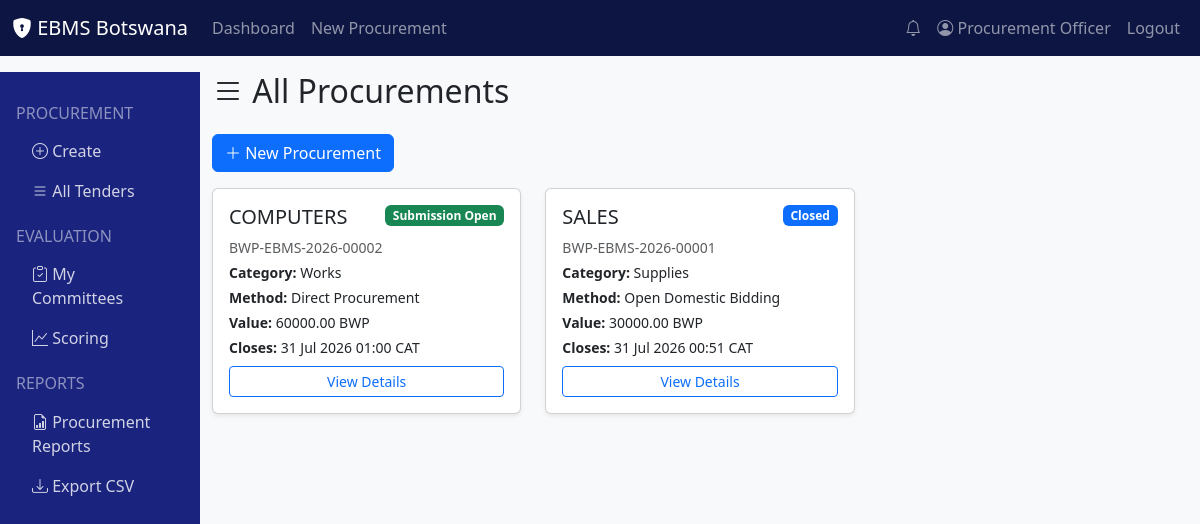
The page /procurement/list (signed in) on the database its author committed.
### models/user.py (models this page shows, shortened)
class User(UserMixin, db.Model):
    __tablename__ = 'users'
    id = db.Column(db.Integer, primary_key=True)
    username = db.Column(db.String(80), unique=True, nullable=False, index=True)
    email = db.Column(db.String(120), unique=True, nullable=False, index=True)
    password_hash = db.Column(db.String(256), nullable=False)
    first_name = db.Column(db.String(100), nullable=False)
    last_name = db.Column(db.String(100), nullable=False)
    phone = db.Column(db.String(20))
    department = db.Column(db.String(100))
    is_active = db.Column(db.Boolean, default=True)
    is_verified = db.Column(db.Boolean, default=False)
    mfa_enabled = db.Column(db.Boolean, default=False)
    mfa_secret = db.Column(db.String(100))
    last_login = db.Column(db.DateTime)
    last_ip = db.Column(db.String(45))
    failed_logins = db.Column(db.Integer, default=0)
    locked_until = db.Column(db.DateTime)
    created_at = db.Column(db.DateTime, default=lambda: datetime.now(pytz.timezone('Africa/Gaborone')))
    updated_at = db.Column(db.DateTime, default=lambda: datetime.now(pytz.timezone('Africa/Gaborone')),
                          onupdate=lambda: datetime.now(pytz.timezone('Africa/Gaborone')))
    role_id = db.Column(db.Integer, db.ForeignKey('roles.id'))
    role = db.relationship('Role', back_populates='users')
    procurements = db.relationship('Procurement', foreign_keys='Procurement.created_by',
                                   back_populates='created_by_user', lazy='dynamic')
    committee_memberships = db.relationship('CommitteeMember', back_populates='user', lazy='dynamic')
    audit_logs = db.relationship('AuditLog', back_populates='user', lazy='dynamic')
    notifications = db.relationship('Notification', back_populates='user', lazy='dynamic')
    def get_full_name(self):
        return f"{self.first_name} {self.last_name}"
    def has_role(self, role_name):
        return self.role and self.role.name == role_name

### models/procurement.py (models this page shows, shortened)
class Procurement(db.Model):
    __tablename__ = 'procurements'
    id = db.Column(db.Integer, primary_key=True)
    tender_number = db.Column(db.String(100), unique=True, nullable=False, index=True)
    title = db.Column(db.String(500), nullable=False)
    description = db.Column(db.Text)
    category = db.Column(db.String(50), nullable=False)
    procurement_method = db.Column(db.String(100), nullable=False)
    submission_method = db.Column(db.String(50), default='single_envelope')
    evaluation_method = db.Column(db.String(100))
    estimated_value = db.Column(db.Numeric(15, 2))
    currency = db.Column(db.String(3), default='BWP')
    funding_source = db.Column(db.String(200))
    budget_confirmed = db.Column(db.Boolean, default=False)
    ppra_code = db.Column(db.String(50))
    ppra_sub_code = db.Column(db.String(50))
    ppra_grade = db.Column(db.String(20))
    status = db.Column(db.String(50), default='draft', index=True)
    publication_date = db.Column(db.DateTime)
    closing_date = db.Column(db.DateTime, index=True)
    opening_date = db.Column(db.DateTime)
    cooling_off_end = db.Column(db.DateTime)
    validity_days = db.Column(db.Integer, default=90)
    has_lots = db.Column(db.Boolean, default=False)
    lot_count = db.Column(db.Integer, default=1)
    reservation_scheme = db.Column(db.String(100))
    preference_percentage = db.Column(db.Numeric(5, 2))
    citizen_participation_required = db.Column(db.Boolean, default=False)
    approved_by = db.Column(db.Integer, db.ForeignKey('users.id'))
    approved_at = db.Column(db.DateTime)
    approval_notes = db.Column(db.Text)
    created_by = db.Column(db.Integer, db.ForeignKey('users.id'), nullable=False)
    created_at = db.Column(db.DateTime, default=lambda: datetime.now(pytz.timezone('Africa/Gaborone')))
    updated_at = db.Column(db.DateTime, default=lambda: datetime.now(pytz.timezone('Africa/Gaborone')),
                          onupdate=lambda: datetime.now(pytz.timezone('Africa/Gaborone')))
    created_by_user = db.relationship('User', foreign_keys=[created_by], back_populates='procurements')
    approver = db.relationship('User', foreign_keys=[approved_by])
    documents = db.relationship('ProcurementDocument', back_populates='procurement', lazy='dynamic', cascade='all, delete-orphan')
    workspace = db.relationship('Workspace', back_populates='procurement', uselist=False, cascade='all, delete-orphan')
    bidders = db.relationship('Bidder', back_populates='procurement', lazy='dynamic')
    bid_submissions = db.relationship('BidSubmission', back_populates='procurement', lazy='dynamic')
    bid_openings = db.relationship('BidOpening', back_populates='procurement', lazy='dynamic')
    committees = db.relationship('EvaluationCommittee', back_populates='procurement', lazy='dynamic')
    technical_evaluations = db.relationship('TechnicalEvaluation', back_populates='procurement', lazy='dynamic')
    financial_evaluations = db.relationship('FinancialEvaluation', back_populates='procurement', lazy='dynamic')
    clarifications = db.relationship('Clarification', back_populates='procurement', lazy='dynamic')
    awards = db.relationship('Award', back_populates='procurement', lazy='dynamic')
    complaints = db.relationship('Complaint', back_populates='procurement', lazy='dynamic')
    audit_logs = db.relationship('AuditLog', back_populates='procurement', lazy='dynamic')
    notifications = db.relationship('Notification', back_populates='procurement', lazy='dynamic')

### routes/procurement.py (the view)
@bp.route('/list')
@login_required
def list_tenders():
    if current_user.has_role('Bidder'):
        tenders = Procurement.query.filter(
            Procurement.status.in_(['published', 'submission_open', 'closed', 'technical_opening',
                                   'compliance_evaluation', 'technical_evaluation', 'technical_outcome_approved',
                                   'financial_opening', 'financial_evaluation', 'award_pending_approval',
                                   'award_published', 'cooling_off', 'ready_for_contract'])
        ).order_by(Procurement.created_at.desc()).all()
    else:
        tenders = Procurement.query.order_by(Procurement.created_at.desc()).all()
    return render_template('procurement/list.html', tenders=tenders)

### app.py (called while the page is built)
@login_manager.user_loader
def load_user(user_id):
    from models.user import User
    return User.query.get(int(user_id))

### utils/date_validator.py (called while the page is built)
def format_botswana_time(value):
    if value is None:
        return ''
    if isinstance(value, str):
        try:
            value = datetime.fromisoformat(value)
        except:
            return value
    return value.strftime('%d %b %Y %H:%M') + ' CAT'

### templates/procurement/list.html (shortened to what this page needs)
{% extends "base.html" %}
{% block content %}
<h2 class="mb-4"><i class="bi bi-list"></i> {% if current_user.has_role('Bidder') %}Available Tenders{% else %}All Procurements{% endif %}</h2>
{% if not current_user.has_role('Bidder') %}
<div class="mb-3">
    <a href="{{ url_for('procurement.create') }}" class="btn btn-primary"><i class="bi bi-plus-lg"></i> New Procurement</a>
</div>
{% endif %}
<div class="row">
    {% for t in tenders %}
    <div class="col-md-6 col-lg-4 mb-3">
        <div class="card shadow-sm h-100">
            <div class="card-body">
                <div class="d-flex justify-content-between align-items-start">
                    <h5 class="card-title">{{ t.title[:40] }}{% if t.title|length > 40 %}...{% endif %}</h5>
                    <span class="badge bg-{{ 'success' if t.status == 'published' or t.status == 'submission_open' else 'primary' if t.status != 'draft' else 'secondary' }}">{{ t.status.replace('_', ' ').title() }}</span>
                </div>
                <p class="text-muted small mb-1">{{ t.tender_number }}</p>
                <p class="small mb-1"><strong>Category:</strong> {{ t.category.title() }}</p>
                <p class="small mb-1"><strong>Method:</strong> {{ t.procurement_method }}</p>
                <p class="small mb-1"><strong>Value:</strong> {{ t.estimated_value or 'N/A' }} {{ t.currency }}</p>
                {% if t.closing_date %}
                <p class="small mb-2"><strong>Closes:</strong> {{ t.closing_date | botswana_time }}</p>
                {% endif %}
                <a href="{{ url_for('procurement.details', id=t.id) }}" class="btn btn-sm btn-outline-primary w-100">
                    {% if current_user.has_role('Bidder') %}View & Submit{% else %}View Details{% endif %}
                </a>
            </div>
        </div>
    </div>
    {% else %}
    <div class="col-12">
        <div class="alert alert-info">No tenders available.</div>
    </div>
    {% endfor %}
</div>
{% endblock %}

### templates/base.html (shortened to what this page needs)
<!DOCTYPE html>
<html lang="en">
<head>
    <link href="https://cdn.jsdelivr.net/npm/bootstrap@5.3.2/dist/css/bootstrap.min.css" rel="stylesheet">
    <link rel="stylesheet" href="https://cdn.jsdelivr.net/npm/bootstrap-icons@1.11.1/font/bootstrap-icons.css">
</head>
<body class="bg-light">
    <nav class="navbar navbar-expand-lg navbar-dark" style="background: #0d1642;">
        <div class="container-fluid">
            <a class="navbar-brand" href="{{ url_for('dashboard.index') }}">
                <i class="bi bi-shield-lock-fill"></i> EBMS Botswana
            </a>
            <div class="collapse navbar-collapse">
                <ul class="navbar-nav me-auto">
                    {% if current_user.is_authenticated %}
                    <li class="nav-item"><a class="nav-link" href="{{ url_for('dashboard.index') }}">Dashboard</a></li>
                    <li class="nav-item"><a class="nav-link" href="{{ url_for('procurement.create') }}">New Procurement</a></li>
                    {% endif %}
                </ul>
                <ul class="navbar-nav">
                    {% if current_user.is_authenticated %}
                    <li class="nav-item"><a class="nav-link" href="{{ url_for('notifications.index') }}"><i class="bi bi-bell"></i></a></li>
                    <li class="nav-item"><a class="nav-link" href="{{ url_for('auth.profile') }}"><i class="bi bi-person-circle"></i> {{ current_user.get_full_name() }}</a></li>
                    <li class="nav-item"><a class="nav-link" href="{{ url_for('auth.logout') }}">Logout</a></li>
                    {% else %}
                    <li class="nav-item"><a class="nav-link" href="{{ url_for('auth.login') }}">Login</a></li>
                    <li class="nav-item"><a class="nav-link" href="{{ url_for('auth.register') }}">Register</a></li>
                    {% endif %}
                </ul>
            </div>
        </div>
    </nav>
    <div class="container-fluid mt-3">
        <div class="row">
            {% if current_user.is_authenticated %}
            <div class="col-md-2 d-none d-md-block sidebar p-3">
                {% if not current_user.has_role('Bidder') %}
                <h6 class="text-white-50 text-uppercase mt-3">Procurement</h6>
                <nav class="nav flex-column">
                    <a class="nav-link" href="{{ url_for('procurement.create') }}"><i class="bi bi-plus-circle"></i> Create</a>
                    <a class="nav-link" href="{{ url_for('procurement.list_tenders') }}"><i class="bi bi-list"></i> All Tenders</a>
                </nav>
                <h6 class="text-white-50 text-uppercase mt-3">Evaluation</h6>
                <nav class="nav flex-column">
                    <a class="nav-link" href="#"><i class="bi bi-clipboard-check"></i> My Committees</a>
                    <a class="nav-link" href="#"><i class="bi bi-graph-up"></i> Scoring</a>
                </nav>
                {% endif %}
                {% if current_user.role and current_user.role.name in ['Procurement Unit', 'Procurement Oversight Unit', 'Accounting Officer', 'System Administrator'] %}
                <h6 class="text-white-50 text-uppercase mt-3">Reports</h6>
                <nav class="nav flex-column">
                    <a class="nav-link" href="{{ url_for('procurement.list_tenders') }}"><i class="bi bi-file-earmark-bar-graph"></i> Procurement Reports</a>
                    <a class="nav-link" href="{{ url_for('reports.export_csv') }}"><i class="bi bi-download"></i> Export CSV</a>
                </nav>
                {% endif %}
            </div>
            <div class="col-md-10">
            {% else %}
            <div class="col-12">
            {% endif %}
                {% block content %}{% endblock %}
            </div>
        </div>
    </div>
</body>
</html>

### templates/base.html (style rules this page uses)
.sidebar { min-height: 100vh; background: #1a237e; }
.sidebar .nav-link { color: rgba(255,255,255,0.8); }

### rows shown on the page
User: get_full_name "Procurement Officer"
Procurement: title "COMPUTERS", status.replace "Submission Open", tender_number "BWP-EBMS-2026-00002", category "Works", procurement_method "Direct Procurement", estimated_value "60000.00", currency "BWP", closing_date|botswana_time "31 Jul 2026 01:00 CAT"
Procurement: title "SALES", status.replace "Closed", tender_number "BWP-EBMS-2026-00001", category "Supplies", procurement_method "Open Domestic Bidding", estimated_value "30000.00", currency "BWP", closing_date|botswana_time "31 Jul 2026 00:51 CAT"
